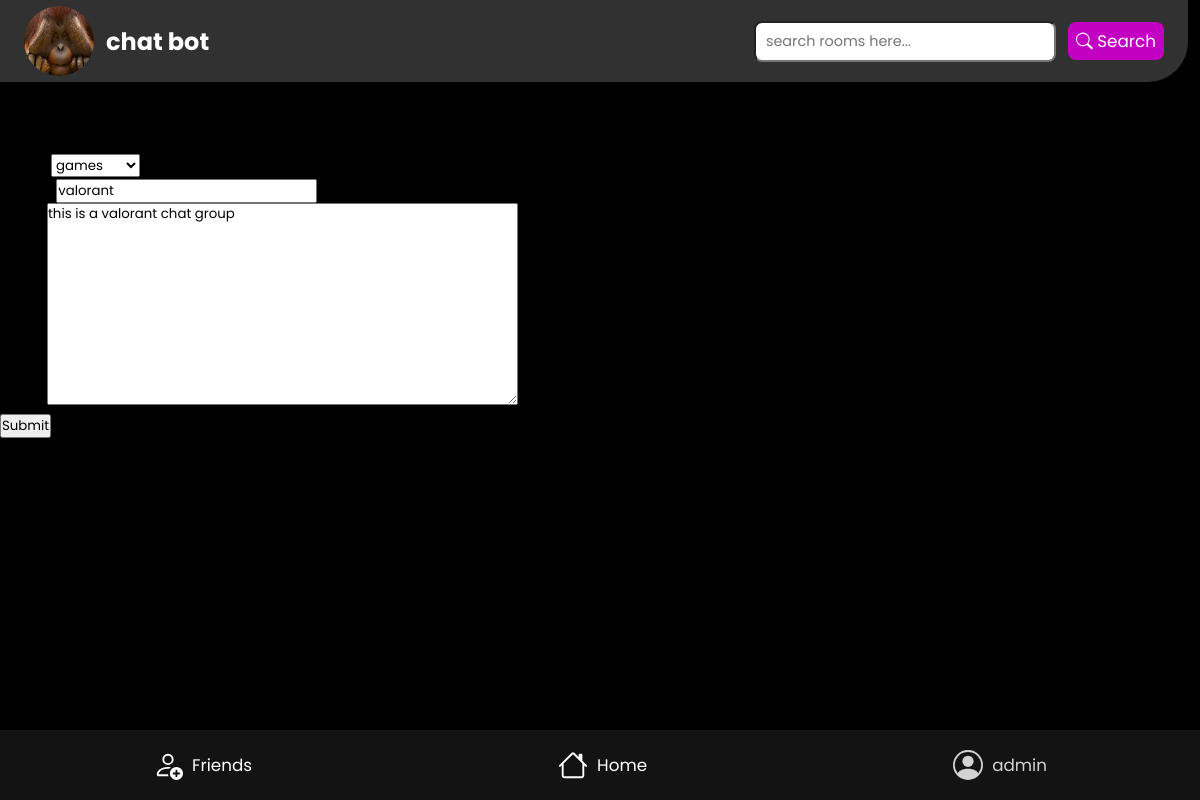
Screenshot of /update-room/9/ (signed in) with the database file from the repository.
### base/models.py (models this page shows, shortened)
class Room(models.Model):
    host = models.ForeignKey(User, on_delete=models.SET_NULL, null=True)
    topic = models.ForeignKey(Topic, on_delete=models.SET_NULL, null=True)
    name = models.CharField(max_length=200)
    desc = models.TextField(null=True,blank=True)
    participants = models.ManyToManyField(User, related_name='participants', blank=True)
    updated = models.DateTimeField(auto_now=True)
    created = models.DateTimeField(auto_now_add=True)
    class Meta:
        ordering = ['-updated', '-created']

class Topic(models.Model):
    name = models.CharField(max_length=200)
    def __str__(self):
        return self.name

### base/views.py (the view)
# urls.py: path("update-room/<str:pk>/",views.roomUpdate,name="update-room"),
@login_required(login_url='login')
def roomUpdate(request,pk):
    room = Room.objects.get(id=pk)
    form = RoomForm(instance=room)
    if request.user != room.host:
        return HttpResponse("sorryyyyyyyyyyyyy")
    if request.method == "POST":
        form = RoomForm(request.POST, instance=room)
        if form.is_valid():
            form.save()
            return redirect("/")
    context = {'form':form}
    return render(request,'base/room_form.html',context)

### base/forms.py
class RoomForm(ModelForm):
    class Meta:
        model = Room
        fields = '__all__'
        exclude = ['host','participants']

### base/templates/base/room_form.html (shortened to what this page needs)
{% extends "main.html" %}
{% block content %}
<div>
    <form action="" method="POST">
        {{form.as_p}}
        <input type="submit" name="submit" id="submit" value="Submit">
    </form>
</div>
{% endblock content %}

### templates/main.html (shortened to what this page needs)
<!DOCTYPE html>
<html lang="en">
{% load static %}
<head>
    <link
    href="https://cdn.jsdelivr.net/npm/remixicon@4.3.0/fonts/remixicon.css"
    rel="stylesheet"
/>
    <link rel="stylesheet" href='{% static "style/main.css" %}'>
</head>
<body>
    <header>
        <nav>
            <div class="left">
                <img width="70px" height="70px" src="{% static 'images/img.jpg' %}"
                        alt="kldv">
                <h1>chat bot</h1>
            </div>
            <div class="serach">
                <form action="/" method="get" id="search-form">
                    <input type="text" name="q" id="q" placeholder="search rooms here...">
                    <button type="submit" class="btn btn-success my-3">&nbsp;Search</button>
                </form>
            </div>
        </nav>
    </header>
    <footer>
        <div class="ftr-child">
        <a id="disb"><p>&nbsp;&nbsp;Friends</p></a>
        </div>
        <div class="ftr-child">
            <a href='{% url "homepage" %}'><p>&nbsp;&nbsp;Home</p></a>
        </div>
        <div class="ftr-child">
            {% if request.user.is_authenticated %}
            <p id="user">&nbsp;&nbsp;{{request.user}}</p>
            {% else %}
            <a href="{% url 'login' %}" role="button">login</a><br>
            {% endif %}
        </div>
    </footer>
    {% block content %}
    {% endblock content %}
</body>
</html>

### templates/main.html (style rules this page uses)
* { margin: 0; padding: 0; font-family: 'poppins'; }
body { background-color: #000000; }
a { text-decoration: none; }
nav { display: flex; justify-content: space-between; align-items: center; width: 95vw; background-color: rgb(49, 49, 49); border-bottom-right-radius: 40px; color: white; padding: .5vw 2vw; }
h1 { font-size: 2vw; }
.left { display: flex; align-items: center; gap: 1vw; }
header { margin-bottom: 70px; }
footer { width: 100vw; height: 70px; z-index: 4; background-color: rgb(19, 19, 19); position: fixed; bottom: 0; color: rgba(255, 255, 255, 0.815); align-items: center; justify-content: space-around; display: flex; }
.ftr-child a p,#user { display: flex; align-items: center; font-size: 1.4vw; }
.ftr-child a { color: white; }
#disb { cursor:not-allowed; }
#q { font-size: 1.2vw; border-radius: 8px; padding: 8px 10px; outline: none; }
#search-form { gap: 1vw; align-items: center; display: flex; }
#search-form button { font-size: 1.4vw; display: flex; align-items: center; background-color: rgb(193, 0, 193); border: none; padding: 5px 8px; border-radius: 8px; color: white; }
#search-form button svg { width: 1.4vw; }
.left img { border-radius: 50%; }

### rows the page displays
Room: topic "games", desc "this is a valorant chat group"
Topic: name "valorant"

### other values shown
{{ request.user }} "admin"
